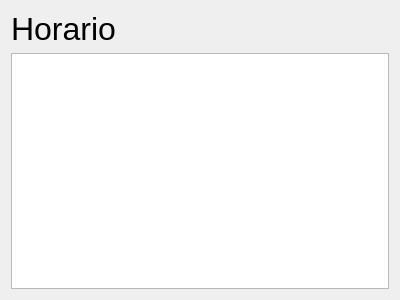
<?xml version="1.0" encoding="UTF-8"?>
<ui version="4.0">
 <class>Form</class>
 <widget class="QWidget" name="Form">
  <property name="geometry">
   <rect>
    <x>0</x>
    <y>0</y>
    <width>400</width>
    <height>300</height>
   </rect>
  </property>
  <property name="windowTitle">
   <string>Form</string>
  </property>
  <layout class="QVBoxLayout" name="verticalLayout">
   <item>
    <widget class="QLabel" name="label">
     <property name="font">
      <font>
       <pointsize>24</pointsize>
      </font>
     </property>
     <property name="layoutDirection">
      <enum>Qt::LayoutDirection::LeftToRight</enum>
     </property>
     <property name="text">
      <string>Horario</string>
     </property>
    </widget>
   </item>
   <item>
    <widget class="QTableWidget" name="tableWidget">
     <attribute name="horizontalHeaderStretchLastSection">
      <bool>false</bool>
     </attribute>
    </widget>
   </item>
  </layout>
 </widget>
 <resources/>
 <connections/>
</ui>
